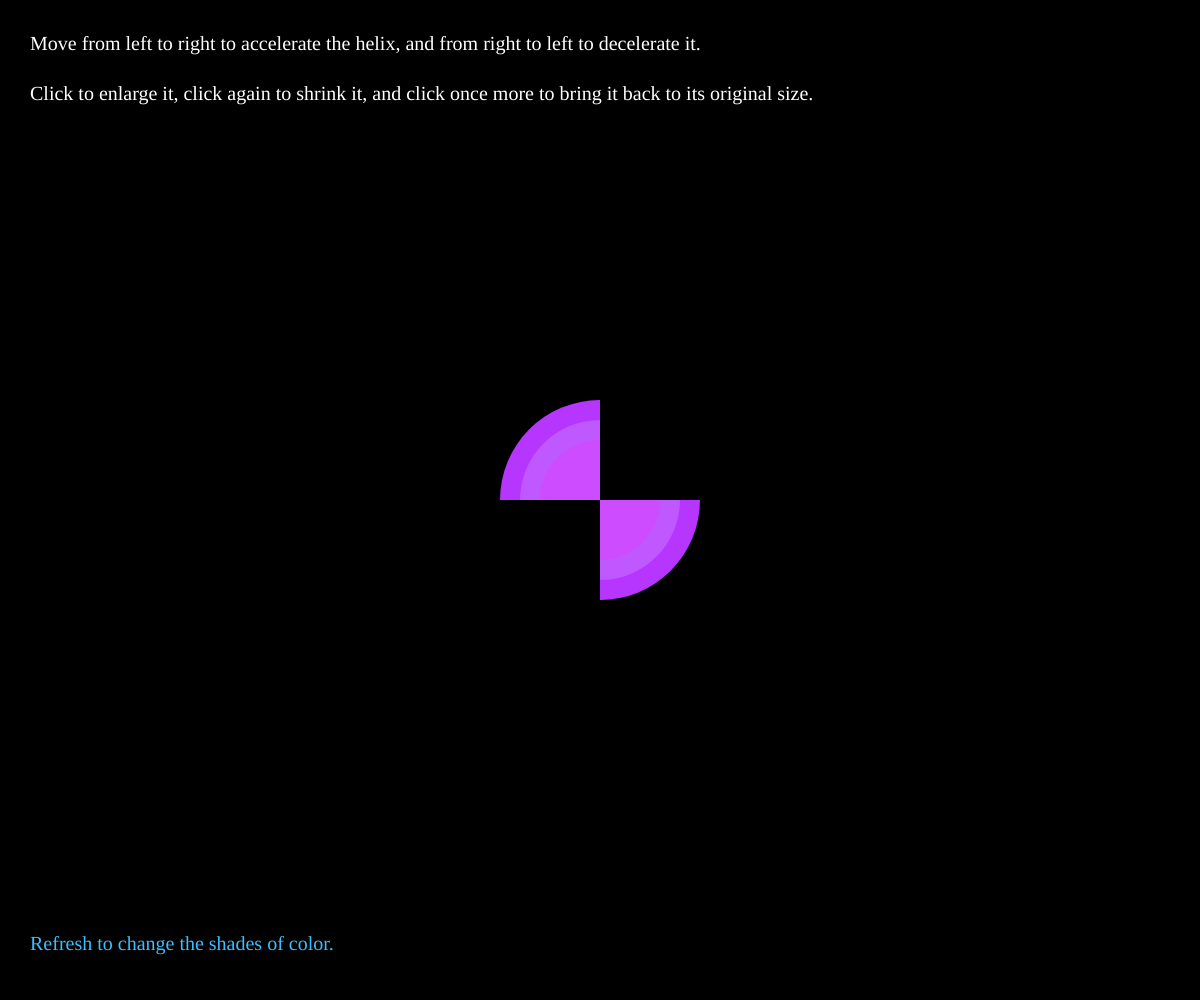
Frame 1 (no input)
Frame 60 (no input): identical to frame 1, image omitted
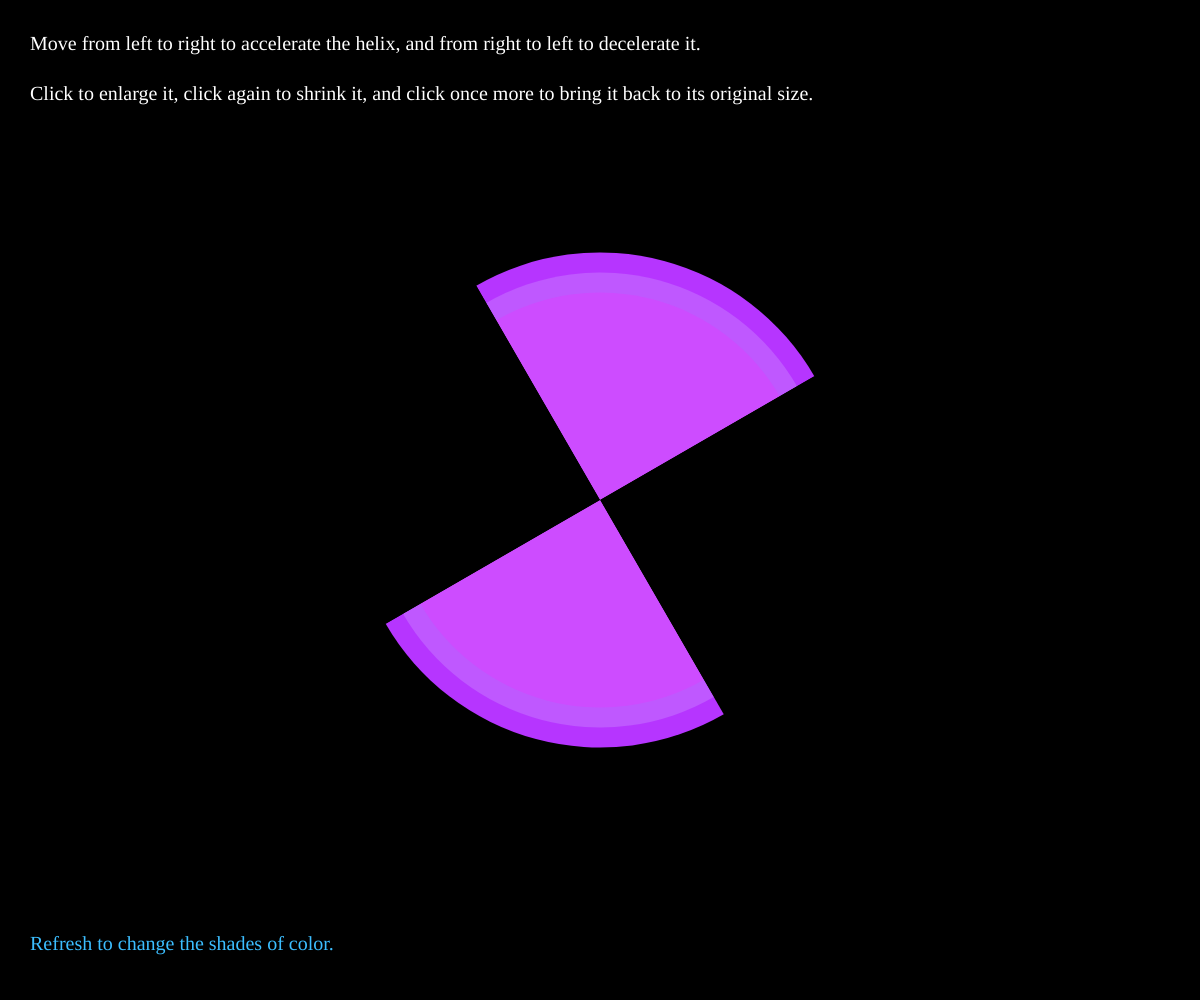
Frame 120 (the mouse pressed at the canvas centre since frame 60)

The p5.js sketch that drew these frames (run headless with seeded random() and noise() and a simulated clock; from frame 60 on, the mouse is pressed at the canvas centre):

// p5.js sketch
// ── sketch.js
function preload(){
  // put preload code here
}

var jimmys = [];
var touches = [];

//var sammys= [];

var grande = 0;
var linea = 0;



function setup() {
  // put setup code here
  createCanvas(windowWidth, windowHeight);
  textFont('Calibri')
  background(0, 0, 255);

var jimmyNumber= 3;



for(var i=0; i<jimmyNumber; i++) {
  var diametro = 200-i*40;
  var firstJimmy = new Jimmy(width/2,height/2, diametro, 0, 90);
  firstJimmy.speed= 3;
  //firstJimmy.diameter = random(50, 60);
  //firstJimmy.speed = random(10, 15);
  firstJimmy.color = color(random(255), random(255), 255);
  jimmys.push(firstJimmy);
}

/*var sammyNumber= 3;

for(var l=0; l<sammyNumber; l++) {
  var firstSammy = new Sammy(width/sammy.length,height/2, 180, 0, 90);
  firstSammy.speed= 3;
  //firstJimmy.diameter = random(50, 60);
  //firstJimmy.speed = random(10, 15);
  firstSammy.color = color(random(255), random(255), 255);
  sammys.push(firstSammy);
}*/

}

function draw() {
  background("black");
  // put drawing code here
  for(var j = 0; j < jimmys.length; j++) {
    //jimmys[j].diameter= (200-jimmys.length*40)+mouseY/3;
    var diametro = 200-j*40;
    jimmys[j].move();
    jimmys[j].display();
   if(linea==1 || jimmys[j].diameter<0) {
      jimmys[j].diameter += 5;
      grande=1;
    } else if (linea==2) {
      jimmys[j].diameter -= 5;
      grande=2;
    }
    else {
      jimmys[j].diameter = diametro;
      grande=0;
    }


  //  jimmys[j].color= color((255-(mouseY/5)), (255-(mouseY/5)), 255);
  }


  /*for(var k = 0; k < sammys.length; k++) {
    sammys[k].move();
    sammys[k].display();
  //  jimmys[j].color= color((255-(mouseY/5)), (255-(mouseY/5)), 255);
}*/


textSize(20);
 // text(string, x, y)
 fill("white");
 text('Move from left to right to accelerate the helix, and from right to left to decelerate it.',30,50);
 text('Click to enlarge it, click again to shrink it, and click once more to bring it back to its original size.',30,100);
 fill(60, 190, 255);
 text('Refresh to change the shades of color.',30,height-50);
 // You can insert variables
 /*var myText = 'My first paragraph';
 text(myText,30,100);*/


}

function mousePressed() {
 if(grande==0){
  linea=1;
} else if (grande==1) {
  linea=2;
}
else {
  linea=0;
}

  console.log(linea)
 /*else {
  jimmys[j].diameter -= 50;
  grande=0;
}*/
}

//mousePressed();


function Jimmy (_x, _y, _diameter, _start, _end){
  this.x=_x;
  this.y=_y;
  this.diameter=_diameter;
  this.start=0;
  this.end=90;
  this.color="black";
  this.speed= 3;

  angleMode(DEGREES);

  this.display= function() {
    noStroke();
    fill(this.color);
    arc(this.x, this.y, this.diameter, this.diameter, this.start, this.end, PIE);

    fill("black");
    arc(this.x, this.y, this.diameter, this.diameter, this.start+90, this.end+90, PIE);

    fill(this.color);
    arc(this.x, this.y, this.diameter, this.diameter, this.start+180, this.end+180, PIE);

    fill("black");
    arc(this.x, this.y, this.diameter, this.diameter, this.start+270, this.end+270, PIE);
    }

    this.move = function() {
    //  this.x += this.speed;
      this.start += mouseX/15;
      this.end += mouseX/15;
    }

}


/*function Sammy (__x, __y, __diameter, __start, __end){
  this.x=__x;
  this.y=__y;
  this.diameter=__diameter;
  this.start=0;
  this.end=90;
  this.color="blue";
  this.speed= 3;

  angleMode(DEGREES);

  this.display= function() {
    noStroke();
    fill(this.color);
    arc(this.x, this.y, this.diameter, this.diameter, this.start, this.end, PIE);

    fill("blue");
    arc(this.x, this.y, this.diameter, this.diameter, this.start+90, this.end+90, PIE);

    fill(this.color);
    arc(this.x, this.y, this.diameter, this.diameter, this.start+180, this.end+180, PIE);

    fill("blue");
    arc(this.x, this.y, this.diameter, this.diameter, this.start+270, this.end+270, PIE);
    }

    this.move = function() {
    //  this.x += this.speed;
      this.start += mouseX/15;
      this.end += mouseX/15;
    }

}*/
